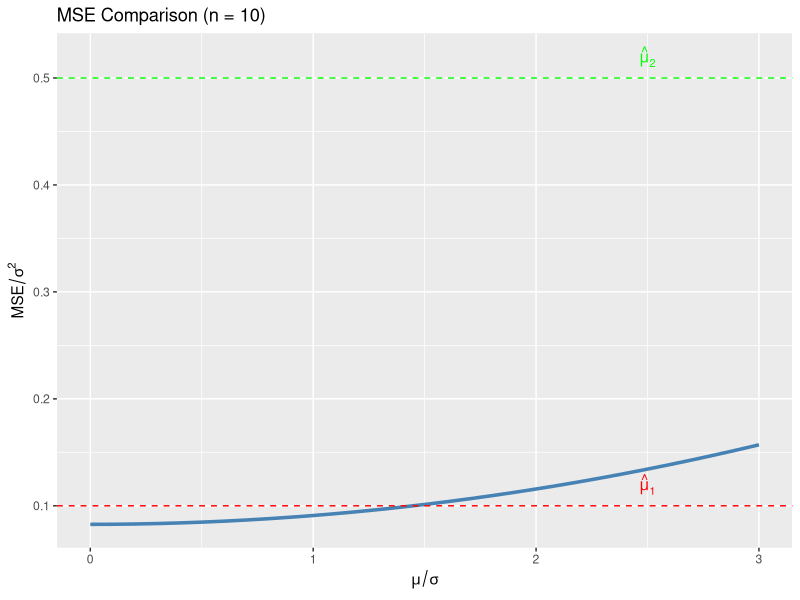
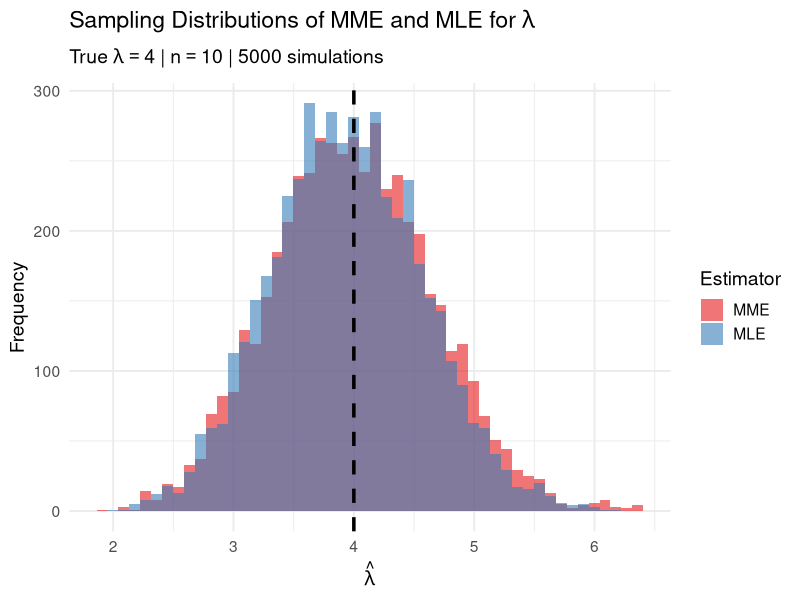
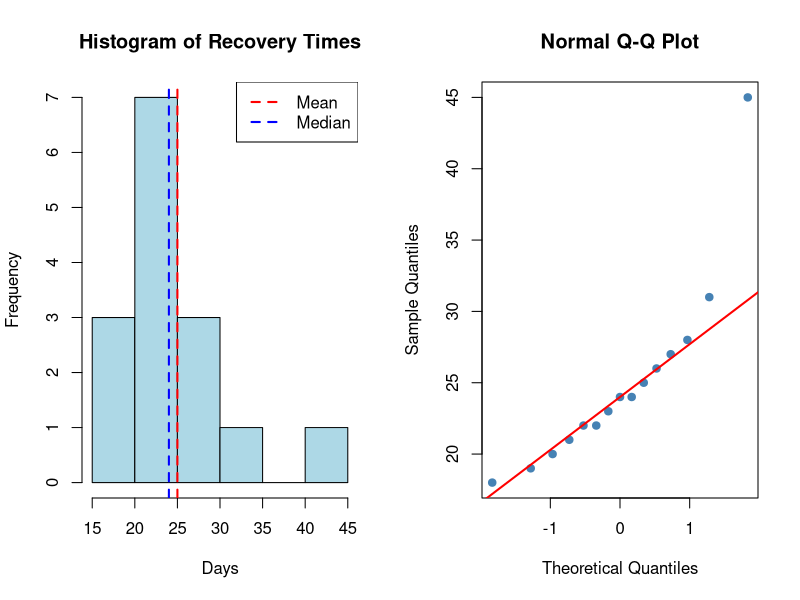
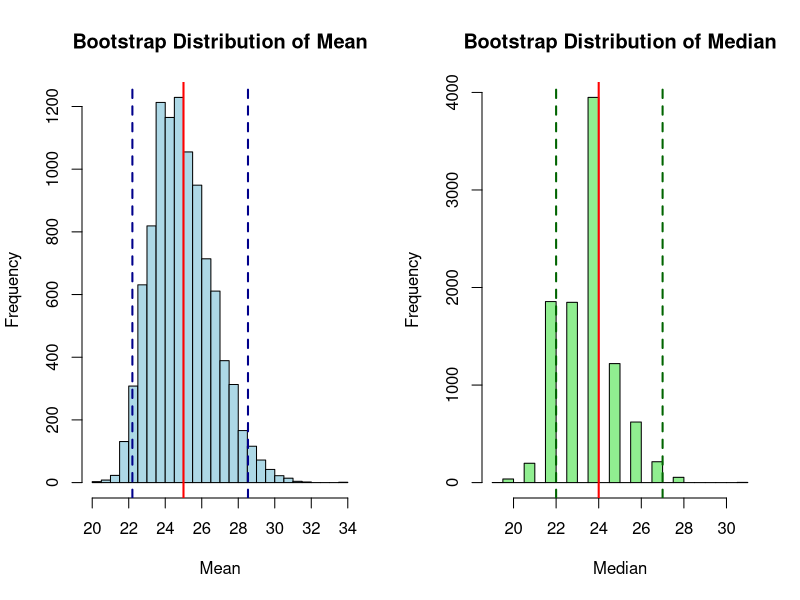

These charts were generated, in order, by the following R code:
## ---- chunk 1
#| label: "setup"
#| include: false
knitr::opts_chunk$set(echo = TRUE, warning = FALSE, message = FALSE)
library(tidyverse)
set.seed(551)
## ---- chunk 2
#| label: prob1-mse
# Compare MSE for n = 10
n <- 10
# Assuming sigma^2 = 1 and varying mu/sigma ratios
mse_1 <- 1/n
mse_2 <- 1/2
# MSE of mu_3 depends on mu^2/sigma^2
mu_sigma_ratio <- seq(0, 3, by = 0.1)
mse_3 <- (n + mu_sigma_ratio^2) / (n + 1)^2

tibble(ratio = mu_sigma_ratio, MSE = mse_3) |>
  ggplot(aes(x = ratio, y = MSE)) +
  geom_line(linewidth = 1.2, color = "steelblue") +
  geom_hline(yintercept = mse_1, linetype = "dashed", color = "red") +
  geom_hline(yintercept = mse_2, linetype = "dashed", color = "green") +
  annotate("text", x = 2.5, y = mse_1 + 0.02, 
           label = expression(hat(mu)[1]), color = "red") +
  annotate("text", x = 2.5, y = mse_2 + 0.02, 
           label = expression(hat(mu)[2]), color = "green") +
  labs(x = expression(mu/sigma), y = expression(MSE/sigma^2),
       title = "MSE Comparison (n = 10)")
## ---- chunk 3
#| label: prob3a
n <- 64
xbar <- 28
s <- 16
t_crit <- qt(0.975, df = n - 1)
se <- s / sqrt(n)
ci <- xbar + c(-1, 1) * t_crit * se

cat("t critical value:", round(t_crit, 4), "\n")
cat("Standard error:", se, "\n")
cat("95% CI: (", round(ci[1], 2), ",", round(ci[2], 2), ")\n")
## ---- chunk 4
#| label: prob3c
# One-sided 95% lower bound
lower_bound <- xbar - qt(0.95, df = n - 1) * se
cat("95% one-sided lower bound:", round(lower_bound, 2), "mg/dL\n")
## ---- chunk 5
#| label: prob3d
E <- 3
sigma_est <- 16
z <- qnorm(0.975)
n_required <- (z * sigma_est / E)^2
cat("Required sample size:", ceiling(n_required), "\n")
## ---- chunk 6
#| label: prob4b
er_visits <- c(47, 53, 61, 42, 58, 55, 49, 64, 52, 45, 59, 51)
n <- length(er_visits)
mu_mle <- mean(er_visits)
cat("MLE:", mu_mle, "visits per month\n")
## ---- chunk 7
#| label: prob4d
#| echo: true
er_visits <- c(47, 53, 61, 42, 58, 55, 49, 64, 52, 45, 59, 51)
n <- length(er_visits)

# MLE
mu_mle <- mean(er_visits)
cat("MLE of μ:", mu_mle, "\n\n")

# Fisher Information for Poisson: I(μ) = n/μ
# Observed Fisher Information at MLE
obs_fisher <- n / mu_mle

# Standard error using observed Fisher Information
se_mle <- 1 / sqrt(obs_fisher)
cat("Observed Fisher Information:", round(obs_fisher, 4), "\n")
cat("Standard Error of MLE:", round(se_mle, 4), "\n\n")

# 95% Wald confidence interval
z <- qnorm(0.975)
wald_ci <- mu_mle + c(-1, 1) * z * se_mle
cat("95% Wald CI: (", round(wald_ci[1], 2), ",", round(wald_ci[2], 2), ")\n")
## ---- chunk 8
#| label: prob5a
survival_times <- c(3.2, 4.8, 2.1, 5.5, 3.9, 4.2, 6.1, 3.5, 4.6, 2.8)
n <- length(survival_times)
xbar <- mean(survival_times)

lambda_mme <- 2 * xbar / sqrt(pi)
cat("Sample mean:", round(xbar, 4), "\n")
cat("MME of λ:", round(lambda_mme, 4), "\n")
## ---- chunk 9
#| label: prob5b
lambda_mle <- sqrt(mean(survival_times^2))
cat("Sum of X_i^2:", sum(survival_times^2), "\n")
cat("MLE of λ:", round(lambda_mle, 4), "\n")
## ---- chunk 10
#| label: prob5c
#| echo: true
#| code-fold: true
set.seed(551)

n <- 10
lambda_true <- 4
n_sims <- 5000

# Function to generate Weibull(k=2, lambda) data
# For Weibull with shape k and scale lambda, we can use:
# X = lambda * (-log(U))^(1/k) where U ~ Uniform(0,1)
# For k = 2: X = lambda * sqrt(-log(U))
rweibull_k2 <- function(n, lambda) {
  lambda * sqrt(-log(runif(n)))
}

# Simulation
sim_results <- tibble(sim = 1:n_sims) |>
  mutate(
    data = map(sim, \(s) rweibull_k2(n, lambda_true)),
    xbar = map_dbl(data, mean),
    x2bar = map_dbl(data, \(x) mean(x^2)),
    lambda_mme = 2 * xbar / sqrt(pi),
    lambda_mle = sqrt(x2bar)
  )

# Summary statistics
summary_table <- sim_results |>
  summarize(
    Estimator = c("MME", "MLE"),
    Mean = c(mean(lambda_mme), mean(lambda_mle)),
    Bias = c(mean(lambda_mme) - lambda_true, mean(lambda_mle) - lambda_true),
    Variance = c(var(lambda_mme), var(lambda_mle)),
    MSE = c(mean((lambda_mme - lambda_true)^2), mean((lambda_mle - lambda_true)^2))
  )

print(summary_table)

# Visualization
sim_results |>
  pivot_longer(cols = c(lambda_mme, lambda_mle), 
               names_to = "Estimator", values_to = "Estimate") |>
  mutate(Estimator = factor(Estimator, 
                            levels = c("lambda_mme", "lambda_mle"),
                            labels = c("MME", "MLE"))) |>
  ggplot(aes(x = Estimate, fill = Estimator)) +
  geom_histogram(alpha = 0.6, bins = 50, position = "identity") +
  geom_vline(xintercept = lambda_true, linetype = "dashed", linewidth = 1.2) +
  labs(title = bquote("Sampling Distributions of MME and MLE for" ~ lambda),
       subtitle = bquote("True" ~ lambda == 4 ~ "|" ~ n == 10 ~ "| 5000 simulations"),
       x = expression(hat(lambda)), y = "Frequency") +
  scale_fill_brewer(palette = "Set1") +
  theme_minimal(base_size = 14)
## ---- chunk 11
#| label: prob6a
x <- 312
n <- 400
p_hat <- x / n
se_wald <- sqrt(p_hat * (1 - p_hat) / n)

cat("Sample proportion:", p_hat, "\n")
cat("Wald standard error:", round(se_wald, 4), "\n")
## ---- chunk 12
#| label: prob6b
z <- qnorm(0.975)

# Wald interval
wald_ci <- p_hat + c(-1, 1) * z * se_wald

# Score (Wilson) interval using prop.test
score_result <- prop.test(x, n, conf.level = 0.95, correct = FALSE)
score_ci <- score_result$conf.int

# Agresti-Coull interval
n_tilde <- n + 4
p_tilde <- (x + 2) / n_tilde
se_ac <- sqrt(p_tilde * (1 - p_tilde) / n_tilde)
ac_ci <- p_tilde + c(-1, 1) * z * se_ac

cat("Wald 95% CI:          (", round(wald_ci[1], 4), ",", round(wald_ci[2], 4), ")\n")
cat("Score 95% CI:         (", round(score_ci[1], 4), ",", round(score_ci[2], 4), ")\n")
cat("Agresti-Coull 95% CI: (", round(ac_ci[1], 4), ",", round(ac_ci[2], 4), ")\n")
## ---- chunk 13
#| label: prob6d
cat("Lower bound of Score CI:", round(score_ci[1] * 100, 2), "%\n")
cat("FDA threshold: 70%\n")
cat("Meets threshold:", score_ci[1] > 0.70, "\n")
## ---- chunk 14
#| label: prob7a
#| echo: true
recovery <- c(18, 22, 25, 19, 31, 24, 20, 28, 23, 45, 21, 26, 24, 22, 27)
n <- length(recovery)

cat("n =", n, "\n")
cat("Mean:", round(mean(recovery), 2), "days\n")
cat("Median:", median(recovery), "days\n")
cat("SD:", round(sd(recovery), 2), "days\n")

# Visualization
par(mfrow = c(1, 2))
hist(recovery, main = "Histogram of Recovery Times", 
     xlab = "Days", col = "lightblue", breaks = 8)
abline(v = mean(recovery), col = "red", lwd = 2, lty = 2)
abline(v = median(recovery), col = "blue", lwd = 2, lty = 2)
legend("topright", legend = c("Mean", "Median"), 
       col = c("red", "blue"), lty = 2, lwd = 2)

qqnorm(recovery, pch = 19, col = "steelblue")
qqline(recovery, col = "red", lwd = 2)
par(mfrow = c(1, 1))
## ---- chunk 15
#| label: prob7b
#| echo: true
set.seed(551)
B <- 10000

# Bootstrap for mean
boot_means <- replicate(B, mean(sample(recovery, replace = TRUE)))
boot_se_mean <- sd(boot_means)
boot_ci_mean <- quantile(boot_means, c(0.025, 0.975))

# Bootstrap for median
boot_medians <- replicate(B, median(sample(recovery, replace = TRUE)))
boot_ci_median <- quantile(boot_medians, c(0.025, 0.975))

cat("Bootstrap SE of mean:", round(boot_se_mean, 3), "\n")
cat("95% Bootstrap percentile CI for mean: (", 
    round(boot_ci_mean[1], 2), ",", round(boot_ci_mean[2], 2), ")\n\n")
cat("95% Bootstrap percentile CI for median: (", 
    round(boot_ci_median[1], 2), ",", round(boot_ci_median[2], 2), ")\n")
## ---- chunk 16
#| label: prob7b-plot
#| echo: true
#| code-fold: true
# Visualize bootstrap distributions
par(mfrow = c(1, 2))
hist(boot_means, main = "Bootstrap Distribution of Mean", 
     xlab = "Mean", col = "lightblue", breaks = 40)
abline(v = mean(recovery), col = "red", lwd = 2)
abline(v = boot_ci_mean, col = "darkblue", lwd = 2, lty = 2)

hist(boot_medians, main = "Bootstrap Distribution of Median", 
     xlab = "Median", col = "lightgreen", breaks = 40)
abline(v = median(recovery), col = "red", lwd = 2)
abline(v = boot_ci_median, col = "darkgreen", lwd = 2, lty = 2)
par(mfrow = c(1, 1))
## ---- chunk 17
#| label: prob7c
t_result <- t.test(recovery, conf.level = 0.95)
t_ci <- t_result$conf.int

cat("Classical t-interval: (", round(t_ci[1], 2), ",", round(t_ci[2], 2), ")\n")
cat("Bootstrap percentile CI: (", round(boot_ci_mean[1], 2), ",", 
    round(boot_ci_mean[2], 2), ")\n")
## ---- chunk 18
#| label: bonus-a
x <- 3
n <- 500
p_hat <- x / n
z <- qnorm(0.975)

# Wald interval
se_wald <- sqrt(p_hat * (1 - p_hat) / n)
wald_ci <- p_hat + c(-1, 1) * z * se_wald

# Score interval
score_ci <- prop.test(x, n, conf.level = 0.95, correct = FALSE)$conf.int

# Agresti-Coull
p_tilde <- (x + 2) / (n + 4)
se_ac <- sqrt(p_tilde * (1 - p_tilde) / (n + 4))
ac_ci <- p_tilde + c(-1, 1) * z * se_ac

cat("Sample proportion:", p_hat, "=", round(p_hat * 100, 2), "%\n\n")
cat("Wald 95% CI:          (", round(wald_ci[1] * 100, 4), "%,", 
    round(wald_ci[2] * 100, 4), "%)\n")
cat("Score 95% CI:         (", round(score_ci[1] * 100, 4), "%,", 
    round(score_ci[2] * 100, 4), "%)\n")
cat("Agresti-Coull 95% CI: (", round(ac_ci[1] * 100, 4), "%,", 
    round(ac_ci[2] * 100, 4), "%)\n")
